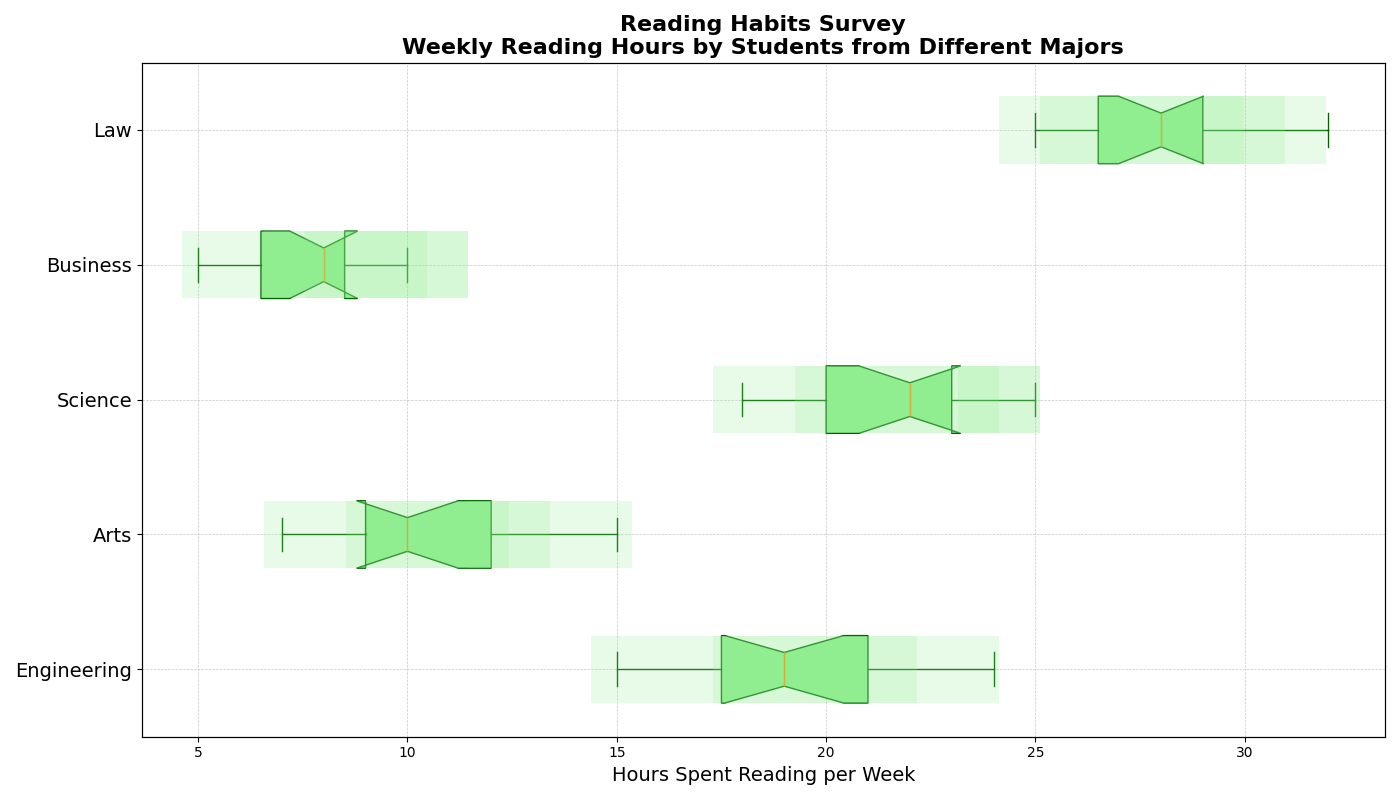

Generate this figure with Python:
import matplotlib.pyplot as plt
import numpy as np

# Constructing the data
engineering_hours = [15, 18, 21, 19, 20, 22, 24, 17, 16, 20, 23, 21, 19, 18, 17]
arts_hours = [10, 8, 12, 9, 11, 14, 15, 7, 10, 12, 13, 9, 11, 8, 10]
science_hours = [20, 22, 19, 24, 21, 23, 25, 18, 22, 21, 20, 22, 24, 19, 23]
business_hours = [5, 8, 7, 6, 9, 10, 8, 7, 6, 8, 9, 7, 10, 6, 8]
law_hours = [25, 28, 26, 29, 27, 30, 32, 26, 28, 29, 30, 27, 28, 25, 29]

# Data aggregation
data = [engineering_hours, arts_hours, science_hours, business_hours, law_hours]
majors = ["Engineering", "Arts", "Science", "Business", "Law"]

# Create the plot
fig, ax = plt.subplots(figsize=(14, 8))

# Plot the box plot with a single consistent color
single_color = 'lightgreen'
box = ax.boxplot(data, vert=False, patch_artist=True, notch=True, whis=1.5,
                 boxprops=dict(facecolor=single_color, color="darkgreen"),
                 whiskerprops=dict(color="darkgreen"),
                 capprops=dict(color="darkgreen"),
                 flierprops=dict(marker="o", color="red", alpha=0.5),
                 medianprops=dict(color="darkorange"))

# Add titles and labels
ax.set_title("Reading Habits Survey\nWeekly Reading Hours by Students from Different Majors", fontsize=16, fontweight='bold')
ax.set_xlabel("Hours Spent Reading per Week", fontsize=14)
ax.set_yticklabels(majors, fontsize=14)

# Add a horizontal grid for better readability
ax.grid(True, linestyle='--', linewidth=0.5, alpha=0.7)

# Histogram subplot to show distribution with a consistent color
ax_hist = ax.twiny()
ax_hist.set_xticks([])
for i, data_series in enumerate(data):
    hist_data = np.histogram(data_series, bins=np.arange(min(data_series) - 1, max(data_series) + 2))
    ax_hist.barh([i + 1] * len(hist_data[0]), hist_data[0], left=hist_data[1][:-1], color=single_color,
                 alpha=0.2, height=0.5)

# Adjust layout automatically
plt.tight_layout()

# Display the plot
plt.show()
